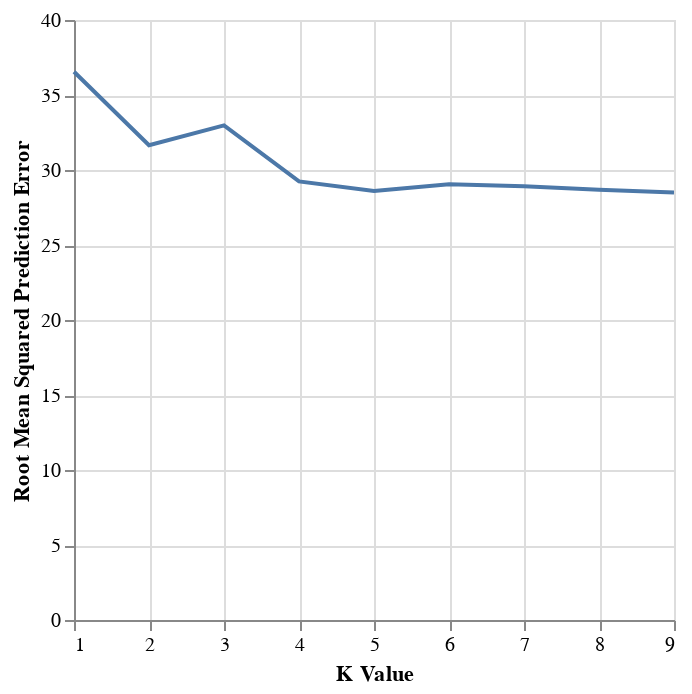

The code cell stored with this chart in its notebook:
### Code cell
#Best K graph
Optimal_K_Chart=alt.Chart(player_results).mark_line().encode(
    x=alt.X('param_kneighborsregressor__n_neighbors', title='K Value'),
    y=alt.Y('RMSPE', title='Root Mean Squared Prediction Error'))
Optimal_K_Chart

### Figure 1 — Vega-Lite specification as saved in the notebook (floating-point values rounded to 4 significant figures)
{"config": {"view": {"continuousWidth": 300, "continuousHeight": 300}}, "data": {"name": "data-72e7f21bc8d13e7ea989ff8e82517d9a"}, "mark": {"type": "line"}, "encoding": {"x": {"field": "param_kneighborsregressor__n_neighbors", "title": "K Value", "type": "quantitative"}, "y": {"field": "RMSPE", "title": "Root Mean Squared Prediction Error", "type": "quantitative"}}, "$schema": "https://vega.github.io/schema/vega-lite/v5.20.1.json", "datasets": {"data-72e7f21bc8d13e7ea989ff8e82517d9a": [{"mean_fit_time": 0.005382, "std_fit_time": 0.0004257, "mean_score_time": 0.003146, "std_score_time": 0.0001095, "param_kneighborsregressor__n_neighbors": 1, "params": {"kneighborsregressor__n_neighbors": 1}, "split0_test_score": -55.51, "split1_test_score": -8.642, "split2_test_score": -45.5, "mean_test_score": -36.55, "std_test_score": 20.15, "rank_test_score": 9, "RMSPE": 36.55}, {"mean_fit_time": 0.004891, "std_fit_time": 2.344e-05, "mean_score_time": 0.003041, "std_score_time": 1.909e-05, "param_kneighborsregressor__n_neighbors": 2, "params": {"kneighborsregressor__n_neighbors": 2}, "split0_test_score": -42.61, "split1_test_score": -6.993, "split2_test_score": -45.34, "mean_test_score": -31.65, "std_test_score": 17.47, "rank_test_score": 7, "RMSPE": 31.65}, {"mean_fit_time": 0.004954, "std_fit_time": 0.0001251, "mean_score_time": 0.003003, "std_score_time": 9.571e-06, "param_kneighborsregressor__n_neighbors": 3, "params": {"kneighborsregressor__n_neighbors": 3}, "split0_test_score": -39.02, "split1_test_score": -19.37, "split2_test_score": -40.53, "mean_test_score": -32.97, "std_test_score": 9.639, "rank_test_score": 8, "RMSPE": 32.97}, {"mean_fit_time": 0.004813, "std_fit_time": 3.092e-05, "mean_score_time": 0.003005, "std_score_time": 1.077e-05, "param_kneighborsregressor__n_neighbors": 4, "params": {"kneighborsregressor__n_neighbors": 4}, "split0_test_score": -31.32, "split1_test_score": -14.61, "split2_test_score": -41.78, "mean_test_score": -29.24, "std_test_score": 11.19, "rank_test_score": 6, "RMSPE": 29.24}, {"mean_fit_time": 0.004807, "std_fit_time": 1.184e-05, "mean_score_time": 0.003024, "std_score_time": 4.471e-05, "param_kneighborsregressor__n_neighbors": 5, "params": {"kneighborsregressor__n_neighbors": 5}, "split0_test_score": -31.05, "split1_test_score": -12.13, "split2_test_score": -42.61, "mean_test_score": -28.6, "std_test_score": 12.56, "rank_test_score": 2, "RMSPE": 28.6}, {"mean_fit_time": 0.004835, "std_fit_time": 8.644e-05, "mean_score_time": 0.003212, "std_score_time": 0.000282, "param_kneighborsregressor__n_neighbors": 6, "params": {"kneighborsregressor__n_neighbors": 6}, "split0_test_score": -30.92, "split1_test_score": -12.5, "split2_test_score": -43.7, "mean_test_score": -29.04, "std_test_score": 12.81, "rank_test_score": 5, "RMSPE": 29.04}, {"mean_fit_time": 0.005145, "std_fit_time": 0.0005129, "mean_score_time": 0.00301, "std_score_time": 8.462e-06, "param_kneighborsregressor__n_neighbors": 7, "params": {"kneighborsregressor__n_neighbors": 7}, "split0_test_score": -30.99, "split1_test_score": -11.73, "split2_test_score": -44.0, "mean_test_score": -28.91, "std_test_score": 13.26, "rank_test_score": 4, "RMSPE": 28.91}, {"mean_fit_time": 0.005146, "std_fit_time": 0.0004621, "mean_score_time": 0.003043, "std_score_time": 5.73e-05, "param_kneighborsregressor__n_neighbors": 8, "params": {"kneighborsregressor__n_neighbors": 8}, "split0_test_score": -31.45, "split1_test_score": -10.5, "split2_test_score": -44.09, "mean_test_score": -28.68, "std_test_score": 13.85, "rank_test_score": 3, "RMSPE": 28.68}, {"mean_fit_time": 0.004898, "std_fit_time": 0.0001661, "mean_score_time": 0.003018, "std_score_time": 8.612e-06, "param_kneighborsregressor__n_neighbors": 9, "params": {"kneighborsregressor__n_neighbors": 9}, "split0_test_score": -31.51, "split1_test_score": -9.979, "split2_test_score": -44.03, "mean_test_score": -28.51, "std_test_score": 14.06, "rank_test_score": 1, "RMSPE": 28.51}]}}
